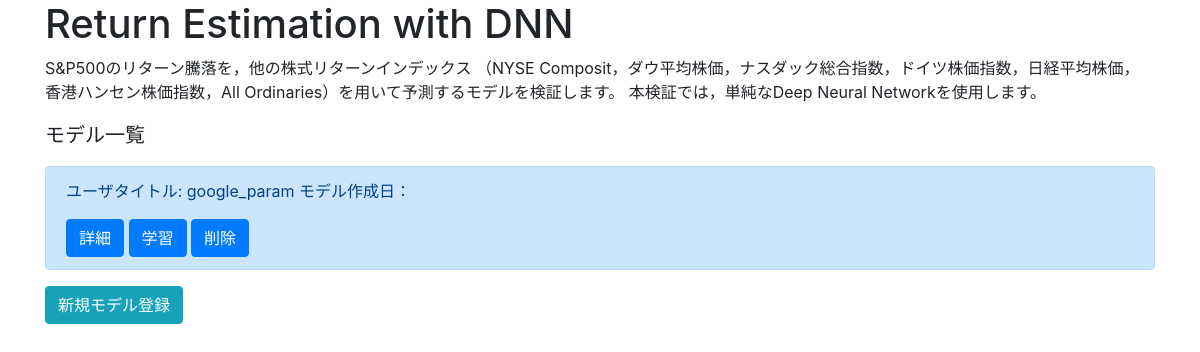
Before: /main/ with the older database file.
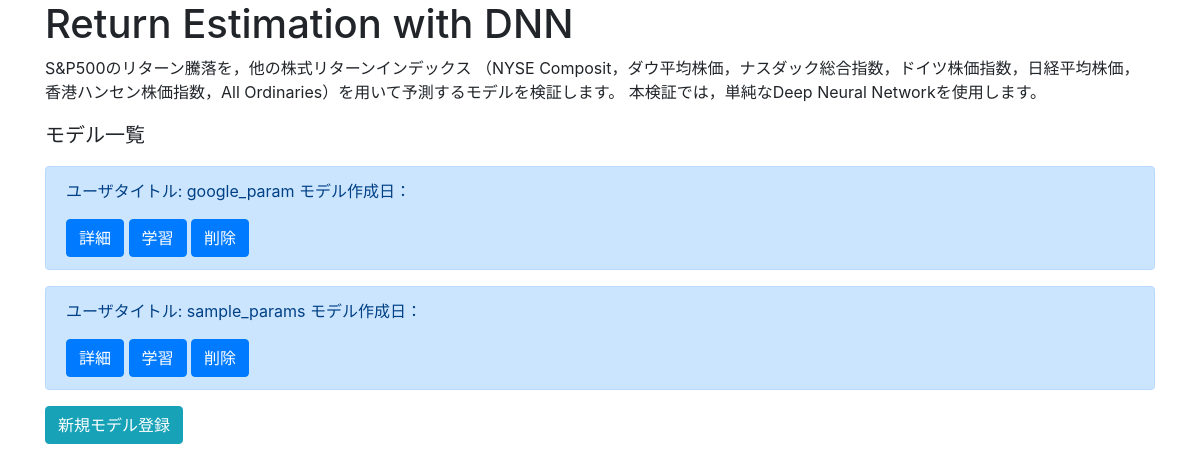
After: the same page with the newer database file.
### dnn_estimator/models.py (models this page shows, shortened)
class LearningModel(models.Model):
    title = models.CharField(max_length=100)
    model_dev_date = models.DateField(default=timezone.now)
    train_start = models.DateField()
    train_end = models.DateField()
    test_start = models.DateField()
    test_end = models.DateField()
    epoch = models.IntegerField()
    batch_size = models.IntegerField()
    train_acc = models.FloatField(default=0.0)
    test_acc = models.FloatField(default=0.0)

### dnn_estimator/views.py (the view)
# urls.py: path('main/', MainForm.as_view(), name='main'),
class MainForm(ListView):
    template_name = 'main.html'
    model = LearningModel

### templates/main.html
{% extends 'base.html' %}
{% block header %}
<div>
    <div class="container">
        <h1>Return Estimation with DNN</h1>
        <p>S&P500のリターン騰落を，他の株式リターンインデックス
        （NYSE Composit，ダウ平均株価，ナスダック総合指数，ドイツ株価指数，日経平均株価，
        香港ハンセン株価指数，All Ordinaries）を用いて予測するモデルを検証します。
        本検証では，単純なDeep Neural Networkを使用します。</p>
    </div>
</div>
{% endblock header %}
{% block content %}
<div class='container'>
    <p class="lead">モデル一覧</p>
    {% for item in object_list %}
    <div class="alert alert-primary" role="alert">
        <p>ユーザタイトル: {{ item.title }}     モデル作成日： {{ item.odel_dev_date}}</p>
        <a href="{% url 'detail' item.pk %}" class="btn btn-primary" tabindex="-1" role="button" aria-disabled="true">詳細</a>
        <a href="{% url 'learn_dnn_model' item.pk %}" class="btn btn-primary" tabindex="-1" role="button" aria-disabled="true">学習</a>
        <a href="{% url 'delete_params' item.pk %}" class="btn btn-primary" tabindex="-1" role="button" aria-disabled="true">削除</a>
    </div>
    {% endfor %}
    <a href="{% url 'set_params' %}" class="btn btn-info" tabindex="-1" role="button" aria-disabled="true">新規モデル登録</a>
</div>
{% endblock content %}

Changed rows visible on the page:
added LearningModel: title "sample_params"
